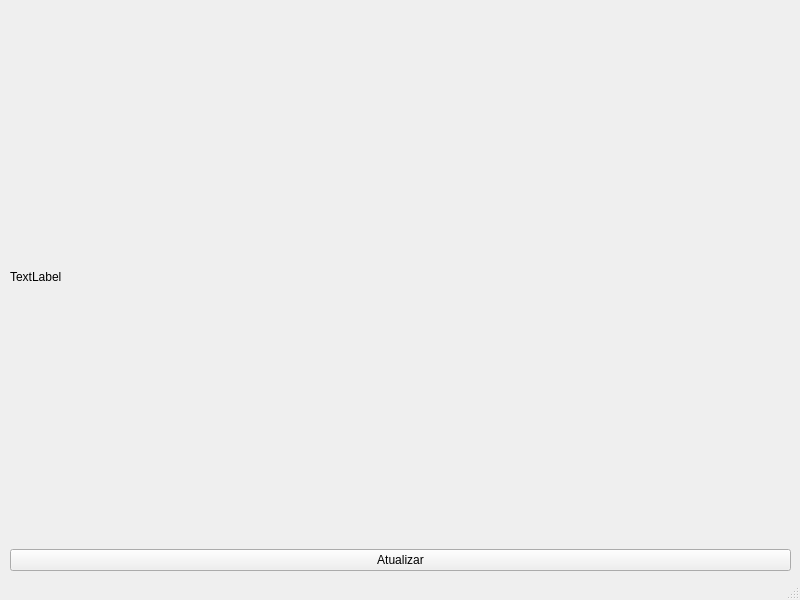
<?xml version="1.0" encoding="UTF-8"?>
<ui version="4.0">
 <class>MainWindow</class>
 <widget class="QMainWindow" name="MainWindow">
  <property name="geometry">
   <rect>
    <x>0</x>
    <y>0</y>
    <width>800</width>
    <height>600</height>
   </rect>
  </property>
  <property name="windowTitle">
   <string>MainWindow</string>
  </property>
  <widget class="QWidget" name="centralwidget">
   <widget class="QWidget" name="verticalLayoutWidget">
    <property name="geometry">
     <rect>
      <x>10</x>
      <y>10</y>
      <width>781</width>
      <height>561</height>
     </rect>
    </property>
    <layout class="QVBoxLayout" name="verticalLayout">
     <item>
      <widget class="QLabel" name="imagem">
       <property name="text">
        <string>TextLabel</string>
       </property>
      </widget>
     </item>
     <item>
      <widget class="QPushButton" name="atualizar">
       <property name="text">
        <string>Atualizar</string>
       </property>
      </widget>
     </item>
    </layout>
   </widget>
  </widget>
  <widget class="QStatusBar" name="statusbar"/>
 </widget>
 <resources/>
 <connections/>
</ui>
